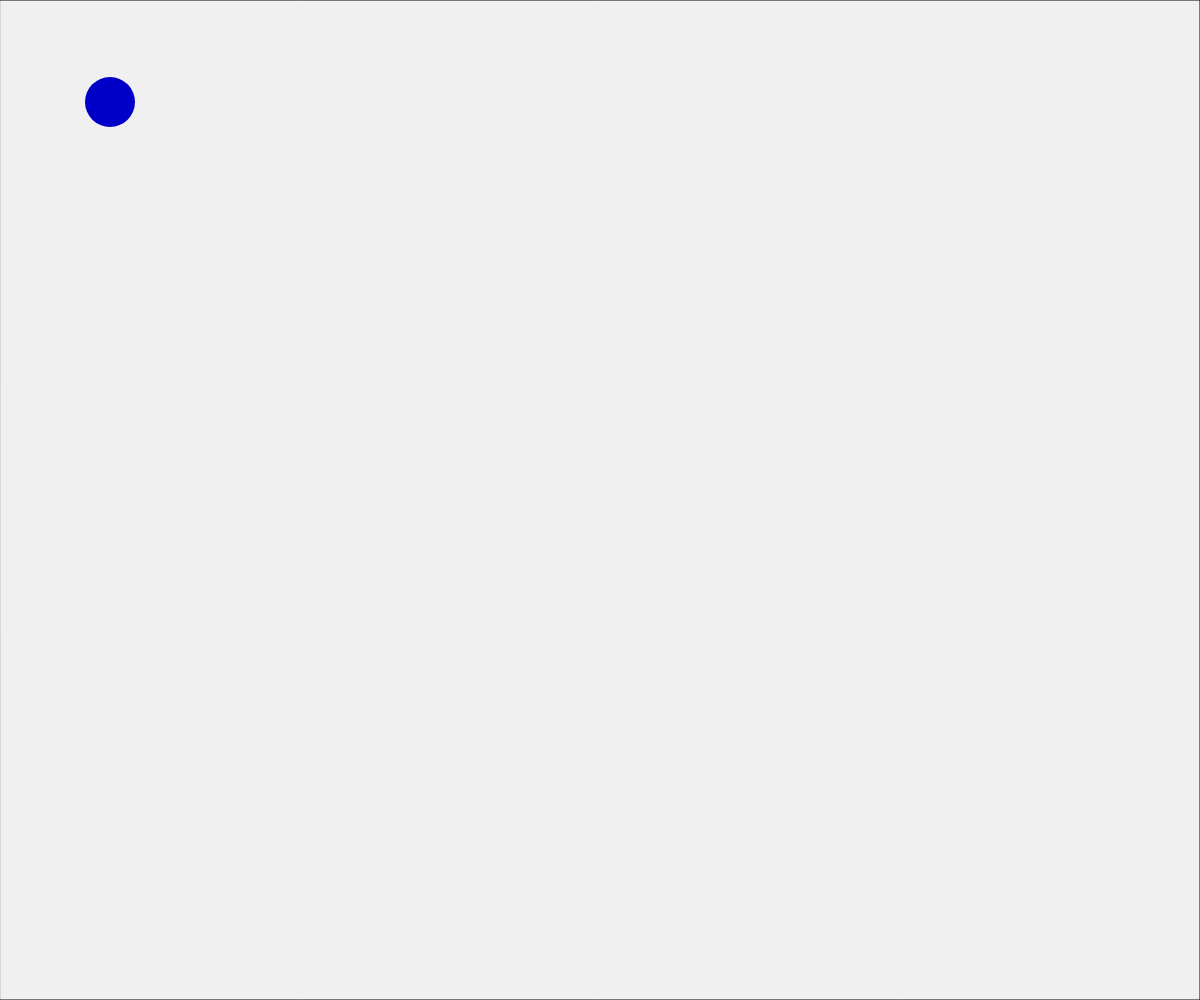
Frame 1 (no input)
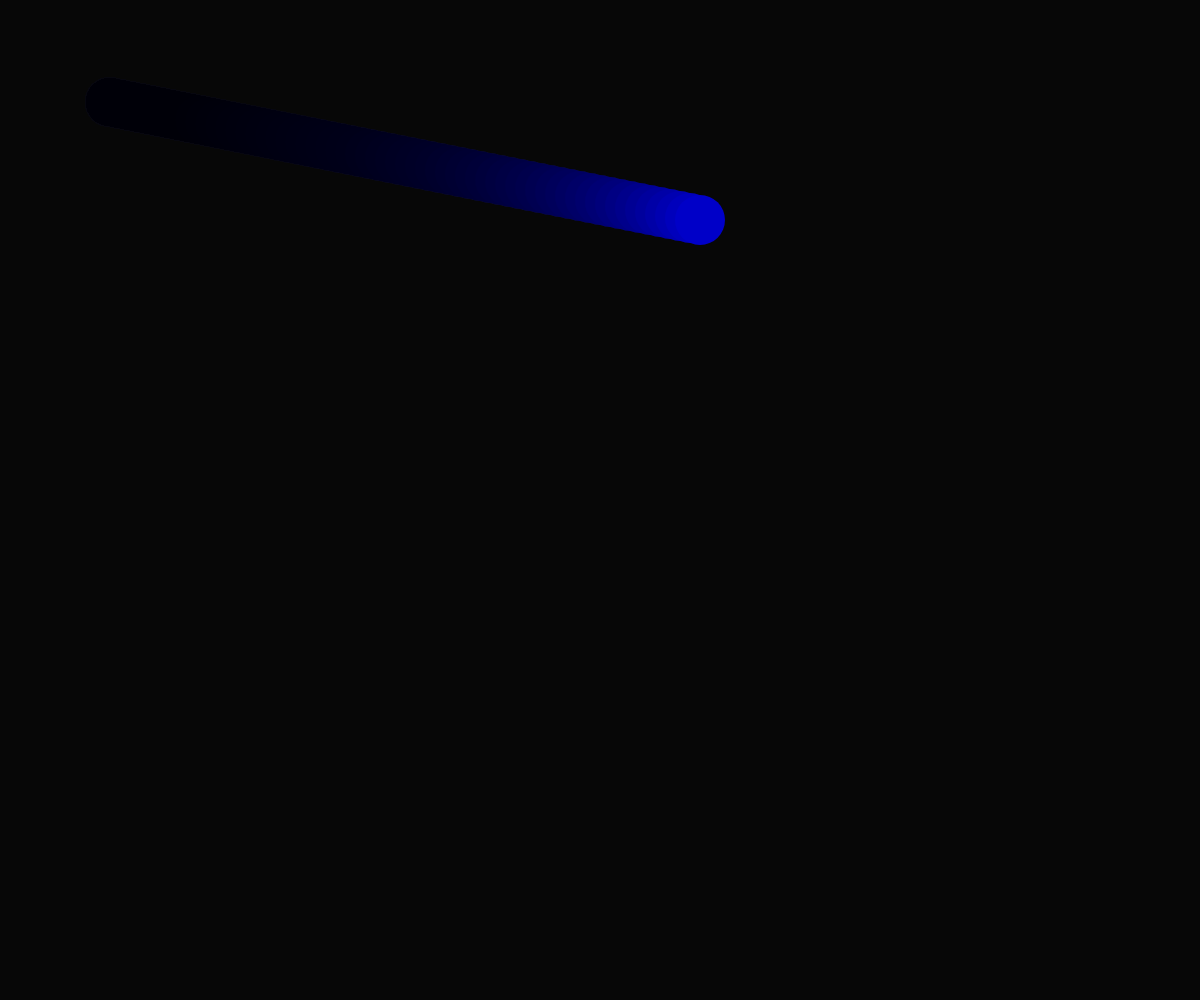
Frame 60 (no input)
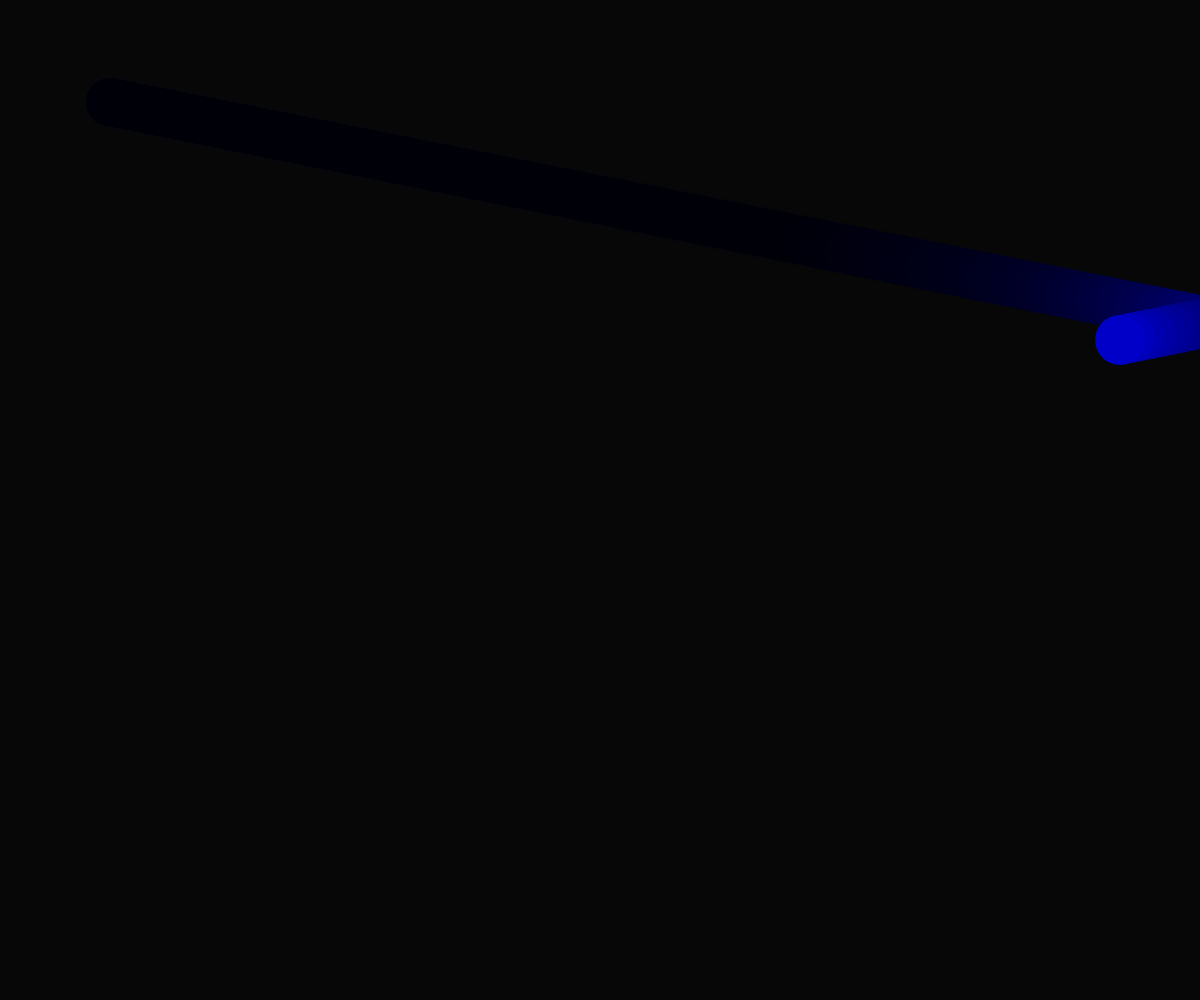
Frame 120 (the mouse pressed at the canvas centre since frame 60)

The p5.js sketch that drew these frames (run headless with seeded random() and noise() and a simulated clock; from frame 60 on, the mouse is pressed at the canvas centre):

// p5.js sketch
// ── sketch.js
// ------------------------------------------------- //
// 05/02/2018
// Evan MacHale - N00150552
// Interactive Graphics Module Year 3
// The Nature of Code by Daniel Shiffman
// Vectors // 1.0 Intro // Part a.
// Simple moving ellipse demonstration
// http://natureofcode.com/book/chapter-1-vectors/
// ------------------------------------------------- //
// We have location vectors -> describe position
// Plus, velocity vectors -> describe where we want to go
// These demonstrate our values needed fpr vector work
var x = 100;
var y = 100;
var xspeed = 10;
var yspeed = 2;

function setup() {
  createCanvas(windowWidth,windowHeight);
}

function draw() {
  // Ellipse fade effect, same as before
  fill(0,15);
  rect(0,0,width,height);
  // If something is moving, it changes location
  // Speed relates to location
  x = x + xspeed;
  y = y + yspeed;
  // Check boundaries
  if ((x > width) || (x < 0)) {
    xspeed = xspeed * -1;
  }
  if ((y > height) || (y < 0)) {
    yspeed = yspeed * -1;
  }
  // Draw ellipse w/ changing location values
  noStroke();
  fill(0,0,200);
  ellipse(x,y,50,50);
}
